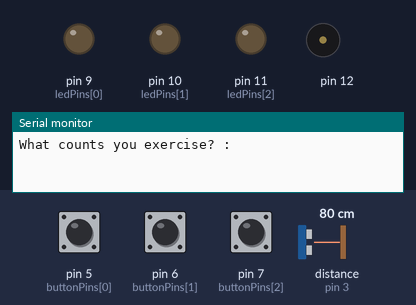
A sketch run on a simulated Arduino Uno, built with avr-gcc and run on an emulated ATmega328P. On the bench: output pins drawn as LEDs (lit = HIGH), buzzer (waves = sounding), the last lines printed to the serial monitor. Wiring (inferred from the names in the program): ultrasonic range finder: trigger pin 2; echo pin 3. Dashed ring = blinking. The inputs (shaded band) are chosen by the test bench; at power-on: pin 5 (buttonPins[0]) LOW, pin 6 (buttonPins[1]) LOW, pin 7 (buttonPins[2]) LOW, distance to the obstacle (sensor on pin 3) 80 cm. The echo pulse lasts 58.3 µs per cm; pins used as bus, display or sensor lines are not drawn.

Above: at 1.2 s.
1.3 s: pin 5 (buttonPins[0]) pulled HIGH for 0.15 s
At 2.4 s:
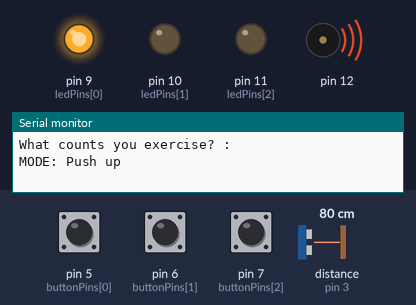
4.4 s: pin 6 (buttonPins[1]) pulled HIGH for 3.2 s
At 5.5 s:
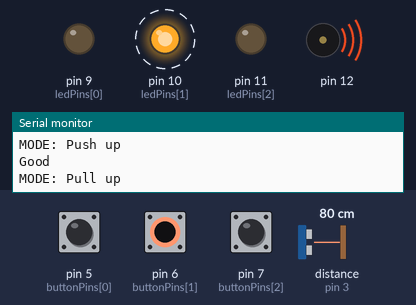
9.9 s: pin 7 (buttonPins[2]) pulled HIGH for 0.15 s
At 11.0 s:
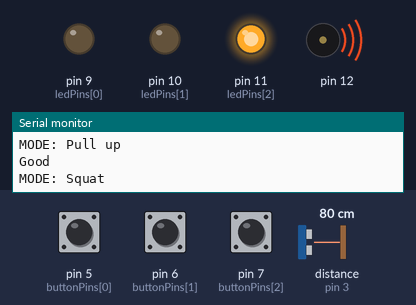
14.5 s: pin 5 (buttonPins[0]) pulled HIGH for 1 s
At 17.3 s:
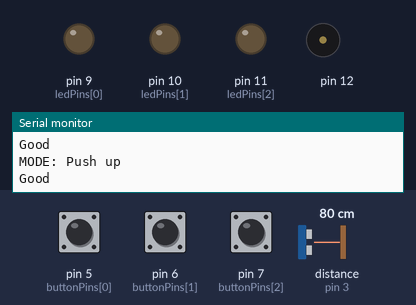
18.0 s: pin 5 (buttonPins[0]) pulled HIGH for 3.2 s
At 18.4 s:
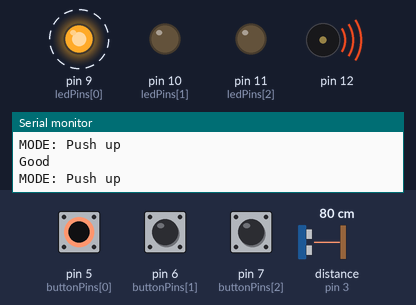
Timing chart, 0 to 23.5 s (numbered marks = the images above; inputs shaded):
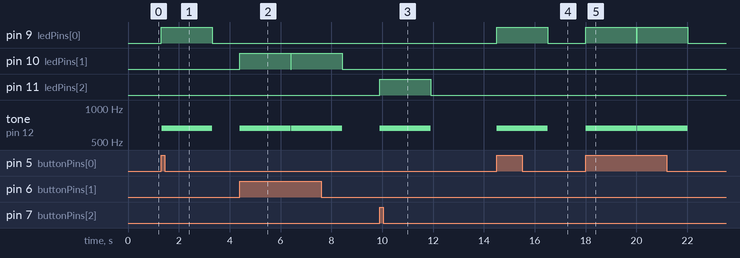

Measured:
- after the input at 1.3 s, pin 9 (ledPins[0]): LOW → HIGH at once, → LOW 2.0 s later; tone on pin 12: silent → 659 Hz at once, → silent 2.0 s later
- after the input at 4.4 s, pin 10 (ledPins[1]): alternates HIGH for 2.0 s and LOW for 0.01 s, starting at once; tone on pin 12: alternates 659 Hz for 2.0 s and silent for 0.02 s, starting at once
- after the input at 9.9 s, pin 11 (ledPins[2]): LOW → HIGH at once, → LOW 2.0 s later; tone on pin 12: silent → 659 Hz at once, → silent 2.0 s later
- after the input at 14.5 s, pin 9 (ledPins[0]): LOW → HIGH at once, → LOW 2.0 s later; tone on pin 12: silent → 659 Hz at once, → silent 2.0 s later
- after the input at 18.0 s, pin 9 (ledPins[0]): alternates HIGH for 2.0 s and LOW for 0.01 s, starting at once; tone on pin 12: alternates 659 Hz for 2.0 s and silent for 0.02 s, starting at once

The sketch:

teamplay2.ino
```cpp
/*
코드 최적화 사항
1) const int를 핀번호에 사용해서 tinkercad 특유의 핀번호 오류를 방지했습니다
2) 주석을 보기 좋게 수정하였습니다
3) targetcount 변수를 새로 만들어서 처음에 목표를 설정하게끔 했습니다
*/


bool start = false; // false일시 led 색 못 바꾸게 함 / true일시 센서 입력
const int buttonPins[] = {5, 6, 7}; // 버튼 핀 번호 배열
const int ledPins[] = {9, 10, 11}; // LED 핀 번호 배열
const int colors[][3] = {{255, 0, 0}, {0, 255, 0}, {0, 0, 255}}; // LED 색상 배열
int trig = 2; // 센서 들어가는거
int echo = 3; // 센서 나가는거
const int min_distance[] = {10, 20, 40}; // 팔굽혀펴기, 턱걸이, 스쿼트 센서 길이
int targetcount = 0;
int count = 0; // 카운트
int k; // 버튼을 눌렀을 때 받아온 i값(즉 버튼의 순서를) 받아올거임.

int buttonStates[] = {LOW, LOW, LOW}; // 버튼 상태 배열

void setup()
{
  for (int i = 0; i < 3; i++)
  {
    pinMode(buttonPins[i], INPUT); // 버튼 핀을 입력 모드로 설정
    pinMode(ledPins[i], OUTPUT);  // LED 핀을 출력 모드로 설정
  }
  pinMode(2, OUTPUT);
  pinMode(3, INPUT);
  pinMode(12, OUTPUT);
  Serial.begin(9600);

  Serial.println("What counts you exercise? : "); // targetcount를 물음
}

void loop()
{
  if (Serial.available()) // serial monitor에 값이 들어온 걸 확인하면
  {
    targetcount = Serial.parseInt(); // targetcount 변수에 입력값을 저장함
    Serial.println(targetcount);
    Serial.println("OK. Press the button you want"); // 이제부터 버튼을 고르면 됨
  }

  for (int i = 0; i < 3; i++) // 버튼 뭐 골랐는지 알기 위함
  {
    // 버튼의 상태를 읽기
    buttonStates[i] = digitalRead(buttonPins[i]);

    // 버튼이 눌린 경우 LED 색상 변경
    if (buttonStates[i] == HIGH && start != 1 )
    {
      k = i; //정해진 버튼의 min_distance의 값을 불러오기 위함
      start = 1;

      analogWrite(ledPins[0], colors[i][0]); // 적색 LED 색상 변경
      analogWrite(ledPins[1], colors[i][1]); // 녹색 LED 색상 변경
      analogWrite(ledPins[2], colors[i][2]); // 청색 LED 색상 변경

      Serial.print("MODE: ");

      if (i == 0)
      {
        Serial.println("Push up");
      }
      else if (i == 1)
      {
        Serial.println("Pull up");
      }
      else if (i == 2)
      {
        Serial.println("Squat");
      }
    }

    digitalWrite(2,HIGH);
    delayMicroseconds(10);
    digitalWrite(2,LOW); // 센서 계속 쏨
    long duration = pulseIn(3, HIGH);

    if (duration == 0)
    {
      return;
    }

    long distance = duration / 58.2;

    if (start == 1 && distance < min_distance[k])
    {
      tone(12,523); // 소리
      delay(300);
      noTone(12);
      ++count; // 개수 올림
      Serial.print("Count:");
      Serial.println(count);
      delay(300); // 센서에 계속 닿으면 개수 계속 올라가니깐 딜레이
    }

    if (start == 1 && count >= targetcount)
    {
      tone(12,659); // 성공하면 소리
      delay(2000);
      noTone(12);
      Serial.print("Good\n"); // 성공하면 good 출력

      start = false; // start를 false로 만들어서 버튼 고를 수 있게함
      //(그 전까지는 start가 true라 버튼을 눌러도 반응이 없음)

      count = 0; // 카운트 초기화
      for (int i = 0; i < 3; i++)
      {
        analogWrite(ledPins[i],0); // RGB LED 색 초기화
      }
    }
  }
}
```
